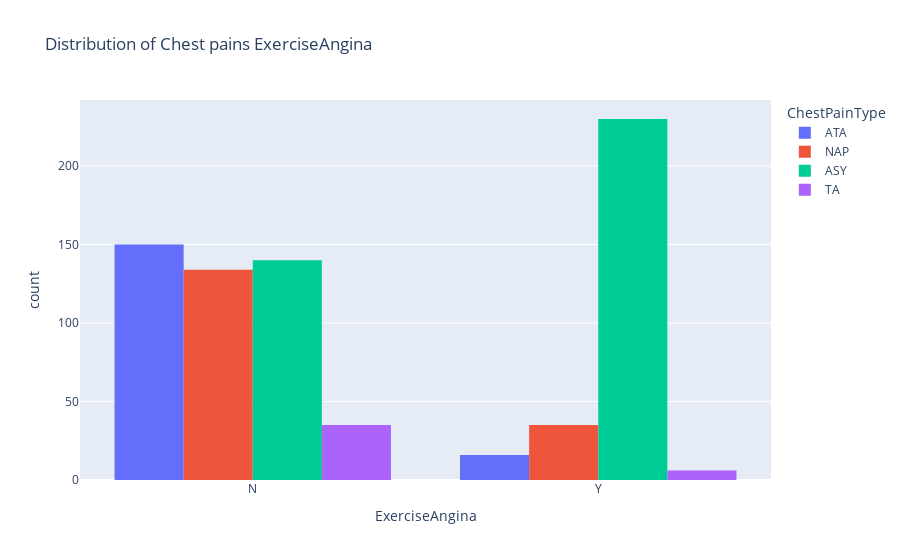
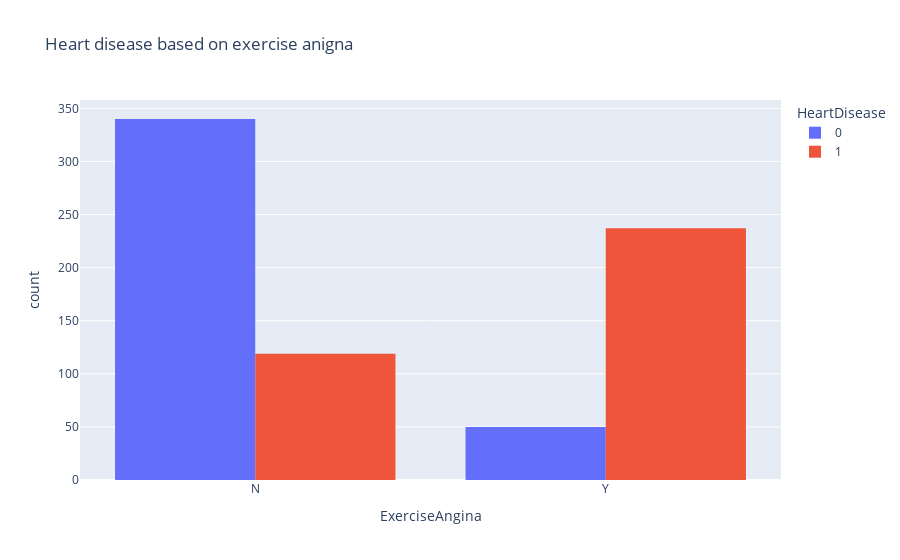

The notebook cell saved with these charts, in order:
### Code cell
'''

---------------------------------------------------------------------------------------------------------------------------

Most of the records are from people in their 40s to 60s with not much variation between men and women.
This supports the concept that these are from regular checkups as most people would be going around that age.

But there is one more variable we can look at.

Let's look at the ExerciseAngina variable.
Which is simply if they had pain when they exercised.

---------------------------------------------------------------------------------------------------------------------------

'''
fig=px.histogram(data, 
                 x="ExerciseAngina",
                 color="ChestPainType",           
                 hover_data=data.columns,
                 title="Distribution of Chest pains ExerciseAngina",
                 barmode="group")
fig.show()

fig=px.histogram(data, 
                 x="ExerciseAngina",
                 color="HeartDisease",           
                 hover_data=data.columns,
                 title="Heart disease based on exercise anigna",
                 barmode="group")

fig.show()

### Figure 1 — Plotly figure (JSON) as saved in the notebook; plotly's stock layout.template omitted (floating-point values rounded to 4 significant figures; data arrays with more than 128 entries replaced by an {"elided": "..."} marker saying what was removed)
{"data": [{"alignmentgroup": "True", "bingroup": "x", "hovertemplate": "ChestPainType=ATA<br>ExerciseAngina=%{x}<br>count=%{y}<extra></extra>", "legendgroup": "ATA", "marker": {"color": "#636efa", "pattern": {"shape": ""}}, "name": "ATA", "offsetgroup": "ATA", "orientation": "v", "showlegend": true, "type": "histogram", "x": {"elided": "166 str values"}, "xaxis": "x", "yaxis": "y"}, {"alignmentgroup": "True", "bingroup": "x", "hovertemplate": "ChestPainType=NAP<br>ExerciseAngina=%{x}<br>count=%{y}<extra></extra>", "legendgroup": "NAP", "marker": {"color": "#EF553B", "pattern": {"shape": ""}}, "name": "NAP", "offsetgroup": "NAP", "orientation": "v", "showlegend": true, "type": "histogram", "x": {"elided": "169 str values"}, "xaxis": "x", "yaxis": "y"}, {"alignmentgroup": "True", "bingroup": "x", "hovertemplate": "ChestPainType=ASY<br>ExerciseAngina=%{x}<br>count=%{y}<extra></extra>", "legendgroup": "ASY", "marker": {"color": "#00cc96", "pattern": {"shape": ""}}, "name": "ASY", "offsetgroup": "ASY", "orientation": "v", "showlegend": true, "type": "histogram", "x": {"elided": "370 str values"}, "xaxis": "x", "yaxis": "y"}, {"alignmentgroup": "True", "bingroup": "x", "hovertemplate": "ChestPainType=TA<br>ExerciseAngina=%{x}<br>count=%{y}<extra></extra>", "legendgroup": "TA", "marker": {"color": "#ab63fa", "pattern": {"shape": ""}}, "name": "TA", "offsetgroup": "TA", "orientation": "v", "showlegend": true, "type": "histogram", "x": ["N", "N", "N", "N", "N", "N", "N", "N", "N", "N", "N", "N", "N", "Y", "N", "N", "Y", "N", "N", "Y", "Y", "N", "N", "N", "N", "N", "N", "Y", "N", "Y", "N", "N", "N", "N", "N", "N", "N", "N", "N", "N", "N"], "xaxis": "x", "yaxis": "y"}], "layout": {"barmode": "group", "legend": {"title": {"text": "ChestPainType"}, "tracegroupgap": 0}, "title": {"text": "Distribution of Chest pains ExerciseAngina"}, "xaxis": {"anchor": "y", "domain": [0, 1], "title": {"text": "ExerciseAngina"}}, "yaxis": {"anchor": "x", "domain": [0, 1], "title": {"text": "count"}}}}

### Figure 2 — Plotly figure (JSON) as saved in the notebook; plotly's stock layout.template omitted (floating-point values rounded to 4 significant figures; data arrays with more than 128 entries replaced by an {"elided": "..."} marker saying what was removed)
{"data": [{"alignmentgroup": "True", "bingroup": "x", "hovertemplate": "HeartDisease=0<br>ExerciseAngina=%{x}<br>count=%{y}<extra></extra>", "legendgroup": "0", "marker": {"color": "#636efa", "pattern": {"shape": ""}}, "name": "0", "offsetgroup": "0", "orientation": "v", "showlegend": true, "type": "histogram", "x": {"elided": "390 str values"}, "xaxis": "x", "yaxis": "y"}, {"alignmentgroup": "True", "bingroup": "x", "hovertemplate": "HeartDisease=1<br>ExerciseAngina=%{x}<br>count=%{y}<extra></extra>", "legendgroup": "1", "marker": {"color": "#EF553B", "pattern": {"shape": ""}}, "name": "1", "offsetgroup": "1", "orientation": "v", "showlegend": true, "type": "histogram", "x": {"elided": "356 str values"}, "xaxis": "x", "yaxis": "y"}], "layout": {"barmode": "group", "legend": {"title": {"text": "HeartDisease"}, "tracegroupgap": 0}, "title": {"text": "Heart disease based on exercise anigna"}, "xaxis": {"anchor": "y", "domain": [0, 1], "title": {"text": "ExerciseAngina"}}, "yaxis": {"anchor": "x", "domain": [0, 1], "title": {"text": "count"}}}}
